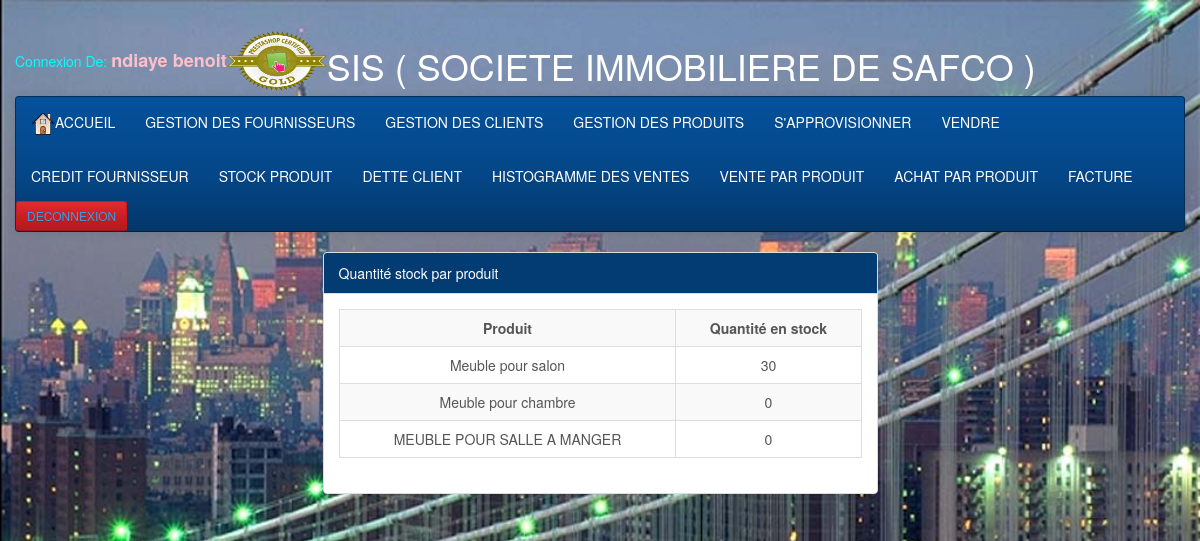
Screenshot of /Views/Stock.php with the database file from the repository.
### tables this page shows
CREATE TABLE IF NOT EXISTS `produit` (
`code` int(11) NOT NULL,
  `designation` varchar(50) NOT NULL,
  `prix` int(11) NOT NULL,
  `qtstock` int(11) NOT NULL
);

### Model/Produitdao.php (called while the page is built, shortened)
<?php
	function listproduit()
	{
		$sql = "SELECT * FROM produit";
		$connect = getConnection();
		$result = mysqli_query($connect, $sql);
		return $result;
	}
?>

### Views/Stock.php (the view, shortened to what this page needs)
<!DOCTYPE html>
<html>
<head>
	<link rel="stylesheet" type="text/css" href="style/bootstrap-cerulean.min.css">
	<link rel="stylesheet" type="text/css" href="style/style.css">
</head>
<body>
 <div id="point">
<?php
$f=fopen("tmp.csv","r");
	while($row=fgetcsv($f,1000,";"))
	{
		$l=$row[0]; $p=$row[1];
	}
	?>
</div>
 <div class="container col-lg-12">
<table>
<tr><td><?php echo  "<FONT COLOR='CYAN' > Connexion De: <FONT COLOR='PINK' size='4'  '> <b> ".$l." ".$p; "</FONT></b>"?></td>
<td><img src="img/logo.png" width="100" height="60"></td> <td><h1><FONT COLOR='white' >SIS ( SOCIETE  IMMOBILIERE  DE  SAFCO )</FONT></h1></td>
</tr>
</table>
<nav class="navbar navbar-inverse">
    <div class="nav navbar-nav">
			<li><a href="accueil.php"><img src="img/home.png">ACCUEIL</a></li>
			<li><a href="Lfournisseur.php">GESTION DES FOURNISSEURS</a></li>
			<li><a href="Lclient.php">GESTION DES CLIENTS</a></li>
			<li><a href="Lproduit.php">GESTION DES PRODUITS</a></li>
			<li><a href="achat.php">S'APPROVISIONNER</a></li>
			<li><a href="vente.php">VENDRE</a></li>
    </div>
    <div class="nav navbar-nav">
			<li><a href="creditF.php">CREDIT FOURNISSEUR</a></li>
		    <li><a href="Stock.php">STOCK PRODUIT</a></li>
			<li><a href="creditCli.php"> DETTE CLIENT</a></li>
			<li><a href="Histogramme.php">HISTOGRAMME DES VENTES</a></li>
			<li><a href="venteparprod.php">VENTE PAR PRODUIT</a></li>
			<li><a href="achatparprod.php">ACHAT PAR PRODUIT</a></li>
			<li><a href="facture.php">FACTURE</a></li>
			<li><div class="btn btn-danger btn-sm"><a href="Fdeconnection.php">DECONNEXION</a></div></li>
    </div>
    </nav>
    <div class="container col-md-6 col-md-offset-3 marge">
		<div class="panel panel-info">
			<div class="panel-heading">Quantité stock par produit</div>
				<div class="panel-body">
					<table class="table table-bordered table-striped">
						<tr>
							<th class="text text-center">Produit</th>
							<th class="text text-center">Quantité en stock</th>
						</tr>
						<?php
							require_once '../Model/Produitdao.php';
							$result = listproduit();
							while ( $tab = mysqli_fetch_row($result))
							{
								echo "<tr>";
									echo "<td class='text text-center'>$tab[1]</td>";
									echo "<td class='text text-center'>$tab[3]</td>";
								echo "</tr>";
							}
						?>
					</table>
				</div>
		</div>
	</div>
	</div>
</body>
</html>

### Views/Style/style.css (style rules this page uses)
body { background-image: url('../img/beau.jpg'); background-size: 100%; }
#point { -webkit-animation: mymove3 1s linear 2s ; animation: mymove3 2.5s infinite; width:297px; height:26px; margin-left:27px; display:block; float:left; border:0px solid; border-radius:15px 15px; }

### rows the page displays
produit: designation "Meuble pour salon", qtstock "30"
produit: designation "Meuble pour chambre", qtstock "0"
produit: designation "MEUBLE POUR SALLE A MANGER", qtstock "0"

### other values shown
$l "ndiaye"
$p "benoit"
